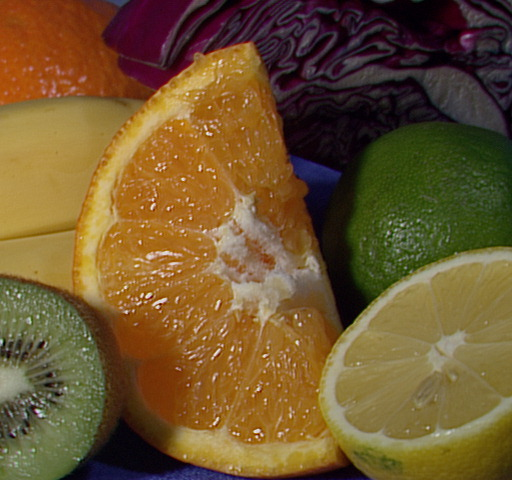
//> input picture TP1/TP1/fruits.jpg, 512 x 480 px
$ ./images   (built with g++ and OpenCV 4)
//> lines starting //> are read from the running program, lines starting //| are printed output that depends on the picture
#include <opencv2/highgui/highgui.hpp>
#include <opencv2/imgproc/imgproc.hpp>
#include <queue>

#include <iostream>

using namespace cv;
using namespace std;

Mat float2byte(const Mat& If) {
	double minVal, maxVal;
	minMaxLoc(If,&minVal,&maxVal);
	Mat Ib;
	If.convertTo(Ib, CV_8U, 255.0/(maxVal - minVal),-minVal * 255.0/(maxVal - minVal));
	return Ib;
}

// [10 lines left out: function onTrackbar, not called in this run]

Mat convol(const Mat& If, const Mat& p) {
	/*
	Calcule la 'convolution' de la matrice If par la matrice p
	Fonction pour simplifier les calculs de dérivées.
	*/
	int dm = p.rows, dn = p.cols;
	int m = If.rows, n = If.cols;
	Mat Grad(m, n, CV_32F);
	for (int i = 0; i < m; i++) {
		for (int j = 0; j < n; j++) {
			float g = 0;
			if (i <= dm / 2 || i >= m - dm / 2 || j <= dn / 2 || j >= n - dn / 2)
				g = 0;
			else {
				for (int di = 0; di < dm; di++) {
					for (int dj = 0; dj < dn; dj++) {
						int a = i + di - dm / 2;
						int b = j + dj - dn / 2;
						g = g + float(If.at<uchar>(i + di - dm / 2, j + dj - dn / 2)) * p.at<float>(di, dj);
					}
				}
			}
			Grad.at<float>(i, j) = g;
		}
	}
	return Grad;
}

Mat normale(const Mat& x, const Mat& y) {
	/*
	Calcule la norme de la matrice dont les composantes sont contenues dans x et y
	*/
	int m = x.rows, n = y.cols;
	float ix, iy;
	Mat G(m, n, CV_32F);
	for (int i = 0; i < m; i++) {
		for (int j = 0; j < n; j++) {
			ix = x.at<float>(i, j);
			iy = y.at<float>(i, j);
			G.at<float>(i, j) = sqrt(ix*ix + iy*iy);
		}
	}
	return G;
}

Mat gradX(const Mat& If) {
	/*
	Calcule la dérivée sur x lissée selon y.
	*/
	Mat Cx(3, 3, CV_32F);
	Cx.at<float>(0, 0) = -1;
	Cx.at<float>(0, 1) = -2;
	Cx.at<float>(0, 2) = -1;
	Cx.at<float>(1, 0) = 0;
	Cx.at<float>(1, 1) = 0;
	Cx.at<float>(1, 2) = 0;
	Cx.at<float>(2, 0) = 1;
	Cx.at<float>(2, 1) = 2;
	Cx.at<float>(2, 2) = 1;

	return convol(If, Cx);
}

Mat gradY(const Mat& If) {
	/*
	Calcule la dérivée sur y lissée selon x.
	*/
	Mat Cy(3, 3, CV_32F);
	Cy.at<float>(0, 0) = -1;
	Cy.at<float>(0, 1) = 0;
	Cy.at<float>(0, 2) = 1;
	Cy.at<float>(1, 0) = -2;
	Cy.at<float>(1, 1) = 0;
	Cy.at<float>(1, 2) = 2;
	Cy.at<float>(2, 0) = -1;
	Cy.at<float>(2, 1) = 0;
	Cy.at<float>(2, 2) = 1;

	return convol(If, Cy);
}

Mat gradient(const Mat& If) {
	/*
	Calcule la norme du gradient.
	*/
	Mat Gx, Gy, G;
	Gx = gradX(If);
	Gy = gradY(If);

	return normale(Gx, Gy);

}

// [59 lines left out: function canny, not called in this run]

Mat shrink(const Mat& If) {
	/*
	Renvoie une matrice correspondant à la matrice d'entrée en réduisant ses coefficients entre 0. et 1.
	*/
	int m = If.rows, n = If.cols;
	float mini, maxi, x;
	mini = If.at<float>(0, 0);
	maxi = If.at<float>(0, 0);
	for (int i = 0; i < m; i++) {
		for (int j = 0; j < n; j++) {
			x = If.at<float>(i, j);
			if (x < mini)
				mini = x;
			if (x > maxi)
				maxi = x;
		}
	}

	float dm = maxi - mini;
	if (dm == 0)
		dm = 1;

	Mat I(m, n, CV_32F);
	for (int i = 0; i < m; i++) {
		for (int j = 0; j < n; j++) {
			I.at<float>(i, j) = (If.at<float>(i, j) - mini) / dm;
		}
	}
	return I;
}

bool isLocalMax(const Mat& Gx, const Mat& Gy, const Mat& G, int i, int j) {
	/*
	Détermine si le point (i, j) de l'image est un point de crête sur l'image.

	Inputs :
		- Gx, Gy : dérivées partielles selon x et y (doivent avoir la même taille que l'image d'entrée)
		- i, j : coordonnées du pixel à tester.
	*/
	float x, y;
	int m = Gx.rows, n = Gx.cols;
	x = Gx.at<float>(i, j);
	y = Gy.at<float>(i, j);
	if (x < 0)
		x = -x; y = -y;

	// Direction du gradient.
	int di, dj;
	if (x > 2 * y) {di = 1; dj = 0;}
	else if (x > y / 2) {di = 1; dj = 1;}
	else if (x > -y / 2) { di = 0; dj = 1; }
	else if (x > -y * 2) { di = -1; dj = 1; }
	else { di = 1; dj = 0; }

	// Test du maximum local
	if (i + di >= 0 && i + di < m && i - di >= 0 && i - di < m && j + dj >= 0 && j + dj < n && j - dj >= 0 && j - dj < n) {
		float A, B, C;
		A = G.at<float>(i, j);
		B = G.at<float>(i + di, j + dj);
		C = G.at<float>(i - di, j - dj);
		return (B < A && C < A);
	}
	else
		return false;
}

Mat isContour(const Mat& If) {
	/*
	Calcule les contours affinés de l'image d'entrée.

	Inputs :
	- If : image en niveaux de gris.

	Outputs :
	Matrice contenant 1 à la position des contours, 0 sinon.
	*/
	Mat Gx, Gy, G, I;
	Gx = gradX(If);
	Gy = gradY(If);
	G = normale(Gx, Gy);
	int m = If.rows, n = If.cols;
	I = Mat(m, n, CV_32F);
	for (int i = 0; i < m; i++) {
		for (int j = 0; j < n; j++) {
			if (isLocalMax(Gx, Gy, G, i, j) && G.at<float>(i, j) > 0) { I.at<float>(i, j) = 1; }
			else { I.at<float>(i, j) = 0; }
		}
	}
	return I;
}

Mat findContoursAll(const Mat& G, const Mat& allContours, const float s1, const float s2) {
	/*
	Calcule les contours affinés, seuillés et prolongés de l'image d'entrée.

	Inputs :
		- G : Gradient de l'image.
		- allContours : les contours affinés de l'image.
		- s1 : Seuil primaire de sélection des crêtes.
		- s2 : Seuil secondaire de continuation des crêtes.

	Outputs :
		Matrice contenant 1 à la position des contours, 0 sinon.
	*/
	queue<Point> contours = queue<Point>();
	int m = G.rows, n = G.cols;
	Mat C = Mat(m, n, CV_32F);
	for (int i = 0; i < m; i++) {
		for (int j = 0; j < n; j++) {
			if (allContours.at<float>(i, j) == 1. && G.at<float>(i, j) > s1) {
				contours.push(Point(i, j));
				C.at<float>(i, j) = 1.;
			}
			else {
				C.at<float>(i, j) = 0.;
			}
		}
	}

	int i, j;
	while (!(contours.empty())) {
		i = contours.front().x;
		j = contours.front().y;
		contours.pop();
		if (allContours.at<float>(i, j) == 1. && C.at<float>(i, j) == 0. && G.at<float>(i, j) > s2) {
			C.at<float>(i, j) = 1.;
			for (int di = -1; di <= 1; di++) {
				for (int dj = -1; dj <= 1; dj++) {
					if ((di != 0 || dj != 0) && i + di >= 0 && i + di < n &&  j + dj >= 0 && j + dj < m) {
						contours.push(Point(i + di, j + dj));
					}
				}
			}
		}
	}

	return C;
}


int main()
{
    Mat A=imread("C:/Users/Urvan/Documents/X/3A/INF/TP1/TP1/fruits.jpg");
//> A is the input picture: 480 rows x 512 cols, CV_8UC3; mean B, G, R 46.2, 85.6, 110.8
	//namedWindow("images");
	//imshow("images",A);	waitKey();


	Mat I;
	cvtColor(A,I,CV_BGR2GRAY);
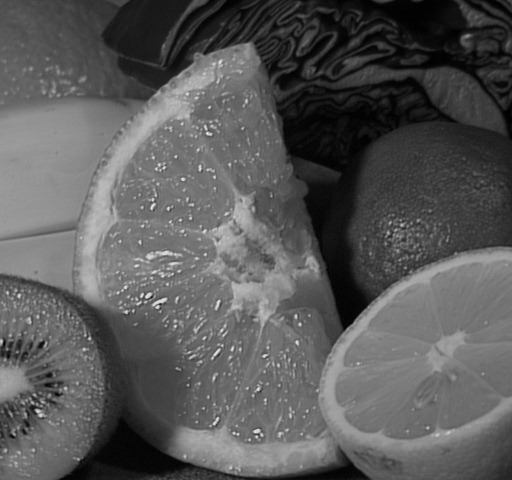
//> I: 480 rows x 512 cols, CV_8UC1; min 0, max 238, mean 88.7
	Mat G, J, K, L;
	G = gradient(I);
//> after the loop in convol, `for (int i = 0; i < m; i++)`:
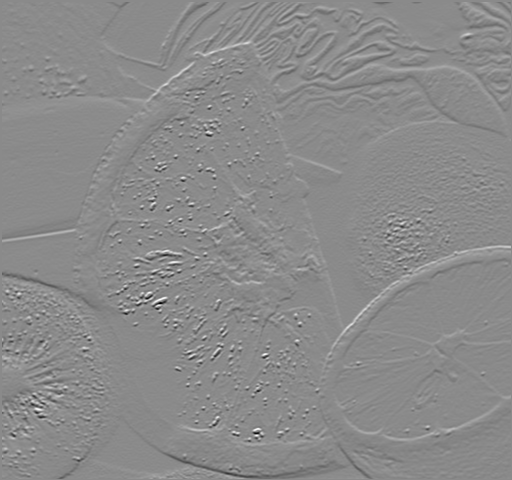
//> Grad: 480 rows x 512 cols, CV_32FC1; min -658, max 551, mean 0.3; drawn with min black and max white
//> after the loop in convol (call 2), `for (int i = 0; i < m; i++)`:
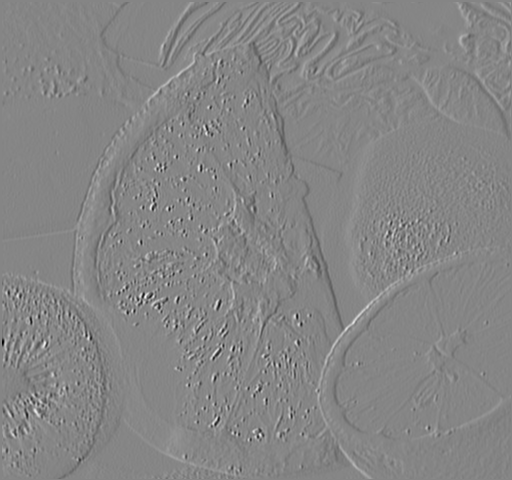
//> Grad: 480 rows x 512 cols, CV_32FC1; min -605, max 548, mean -0.7; drawn with min black and max white
//> after the loop in normale, `for (int i = 0; i < m; i++)`:
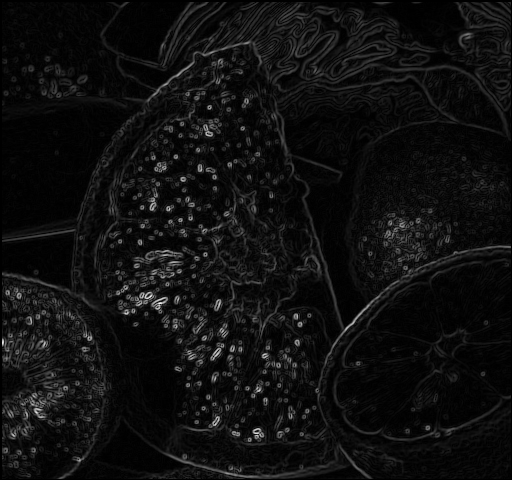
//> G: 480 rows x 512 cols, CV_32FC1; min 0, max 695.8, mean 43.1; drawn with min black and max white
//> after the loop in normale, `for (int i = 0; i < m; i++)`: ix = 0
	J = shrink(G);
//> the loop in shrink, `for (int i = 0; i < m; i++)` made 480 passes
//> maxi on passes 1 to 3: 0, 0, 181.8
//> after the loop in shrink, `for (int i = 0; i < m; i++)`: maxi = 695.8
	K = isContour(I);
//> after the loop in isContour, `for (int i = 0; i < m; i++)`:
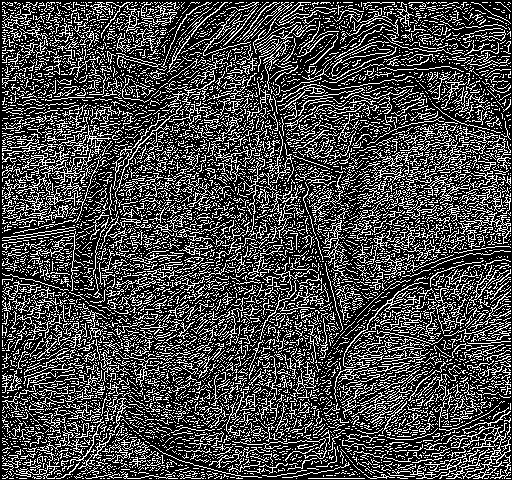
//> I: 480 rows x 512 cols, CV_32FC1; values 0 (black) and 1 (white), 27.9% white in thin lines or dots
	string s = "y";
	float s1, s2;
	while (s != "n" && s != "") {
		cout << "Seuil primaire : "; cin >> s1;
//> the answer given: 2
		cout << "Seuil secondaire : "; cin >> s2;
//> the answer given: 2

		L = findContoursAll(G, K, s1, s2);
//> after the loop in findContoursAll, `for (int i = 0; i < m; i++)`: contours = 68490 items
//> the loop in findContoursAll, `while (!(contours.empty()))` made 68490 passes
//> j on passes 1 to 3: 2, 3, 4
//> after the loop in findContoursAll, `while (!(contours.empty()))`: contours = 0 items
		//imshow("image couleurs réelles", A);
		imshow("image niveau de gris", I);
		//imshow("Gradient corrigé (foncé : faible, clair, fort)", float2byte(J));
		//imshow("Contours affinés", float2byte(K));
		imshow("Contours sélectionnés", float2byte(L)); waitKey();
//> in float2byte, `minMaxLoc(If,&minVal,&maxVal);`: minVal = 0; maxVal = 1
//> in float2byte, `If.convertTo(Ib, CV_8U, 255.0/(maxVal - minVal),-minVal * 255.0/(maxVa..`: Ib: 480 rows x 512 cols, CV_8UC1; 27.9% white in thin lines or dots
		cout << "Nouveau test y/[n] : "; cin >> s;
//> the answer given: fruits.jpg
	}
	// [31 lines of commented-out code are left out]
	return 0;
}
